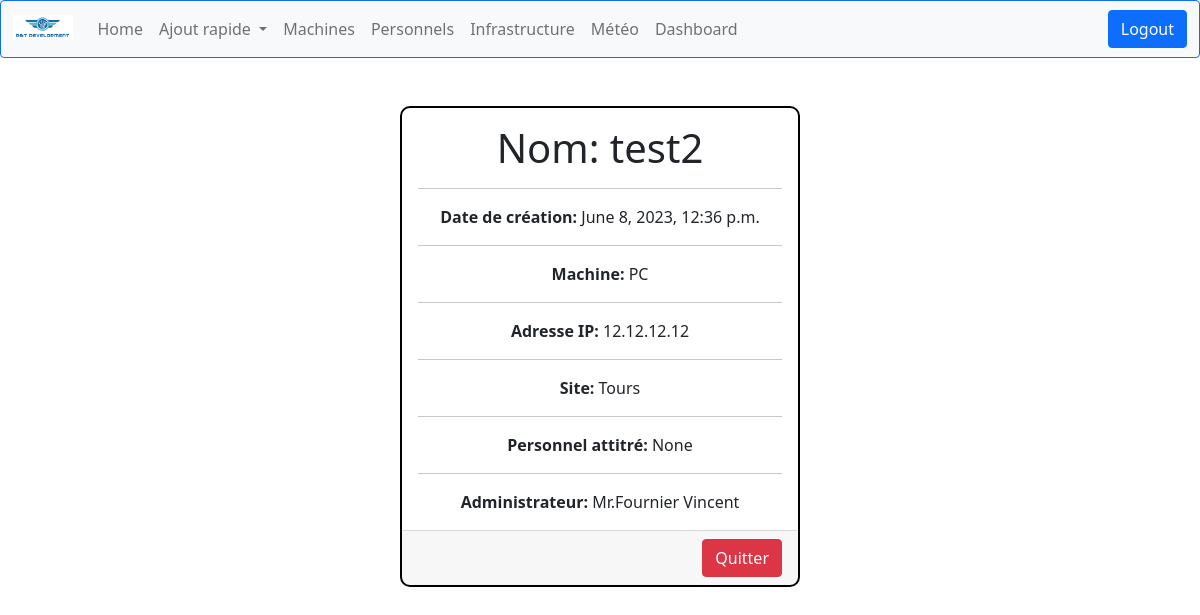
Page /machines/6 (signed in) on the committed database.
### computerApp/models.py (models this page shows, shortened)
class Machine(models.Model):
    TYPE = (
        ('PC', 'Windows'),
        ('Mac', 'MacOS'),
        ('Serveur', 'Serveur'),
        ('Switch', 'Switch'),
    )
    id = models.AutoField(primary_key=True, editable=False)
    nom = models.CharField(max_length=30)
    creation_date = models.DateTimeField(auto_now_add=True)
    maintenance_date = models.DateTimeField(null=True, blank=True)
    mach = models.CharField(max_length=32, choices=TYPE, default='PC')
    address_ip = models.GenericIPAddressField(
        protocol='IPv4',
        validators=[
            RegexValidator(
                regex=r'^(?!0\.0\.0\.0$)'
            ),
            validate_ipv4_address
        ],
        unique=True,
        default='0.0.0.0'
    )
    SITE = (
        ('Tours', 'Tours'),
        ('Paris', 'Paris')
    )
    site = models.CharField(max_length=10, choices=SITE, default='Paris')
    personnel = models.OneToOneField('Personnel', on_delete=models.SET_NULL, null=True, blank=True,
                                     related_name='machine_attitre')
    administrateur = models.ForeignKey(
        'Personnel',
        on_delete=models.SET_NULL,
        null=True,
        blank=True,
        related_name='administrateur_machines',
        limit_choices_to=Q(role='Administrateur') & Q(site=models.F('site'))
    )

class Personnel(models.Model):
    id = models.AutoField(primary_key=True, editable=False)
    nom = models.CharField(max_length=50)
    prenom = models.CharField(max_length=50)
    GENRE = (
        ('Mr', 'Homme'),
        ('Mme', 'Femme'),
    )
    SITE = (
        ('Tours', 'Tours'),
        ('Paris', 'Paris')
    )
    ROLE = (
        ('Utilisateur', 'Utilisateur'),
        ('Administrateur', 'Administrateur')
    )
    telephone = models.CharField(
        max_length=10,
        validators=[MaxValueValidator(10)],
        default='None'
    )
    email = models.EmailField(blank=True, default='None')
    genre = models.CharField(max_length=32, choices=GENRE, default='Homme')
    site = models.CharField(max_length=15, choices=SITE, default='Paris')
    role = models.CharField(max_length=15, choices=ROLE, default='Utilisateur')
    machine = models.OneToOneField('Machine', on_delete=models.SET_NULL, null=True, blank=True,default='None',
                                   related_name='personnel_attitre')
    def __str__(self):
        return f"{self.genre}.{self.nom} {self.prenom}"

### computerApp/views.py (the view)
# urls.py: path('machines/<pk>',views.machine_detail_view, name = 'machine-detail'),
@login_required
def machine_detail_view(request, pk ):
  machine = get_object_or_404( Machine , id = pk)
  context = { 'machine': machine}
  return render(request, 'computerApp/machine_detail.html', context)

### computerApp/templates/computerApp/machine_detail.html
{% extends "index.html" %}
{% block content %}
<div class="card text-center mx-auto mt-5" style="max-width: 400px; border: 2px solid black; border-radius: 10px;">
  <div class="card-body">
    <h1 class="card-title">Nom: {{ machine.nom }}</h1>
    <hr class="nav-border">
    <p class="card-text"><strong>Date de création:</strong> {{ machine.creation_date }}</p>
    <hr class="nav-border">
    <p class="card-text"><strong>Machine:</strong> {{ machine.mach }}</p>
    <hr class="nav-border">
    <p class="card-text"><strong>Adresse IP:</strong> {{ machine.address_ip }}</p>
    <hr class="nav-border">
    <p class="card-text"><strong>Site:</strong> {{ machine.site }}</p>
    <hr class="nav-border">
    <p class="card-text"><strong>Personnel attitré:</strong> {{ machine.personnel }}</p>
    <hr class="nav-border">
    <p class="card-text"><strong>Administrateur:</strong> {{ machine.administrateur }}</p>
  </div>
  <div class="card-footer text-end">
    <a href="{% url 'machines' %}" class="btn btn-danger">Quitter</a>
  </div>
</div>
{% endblock %}

### rows in the picture
Machine: nom "test2", creation_date "June 8, 2023, 12:36 p.m.", mach "PC", address_ip "12.12.12.12", site "Tours", personnel "None", administrateur "Mr.Fournier Vincent"
